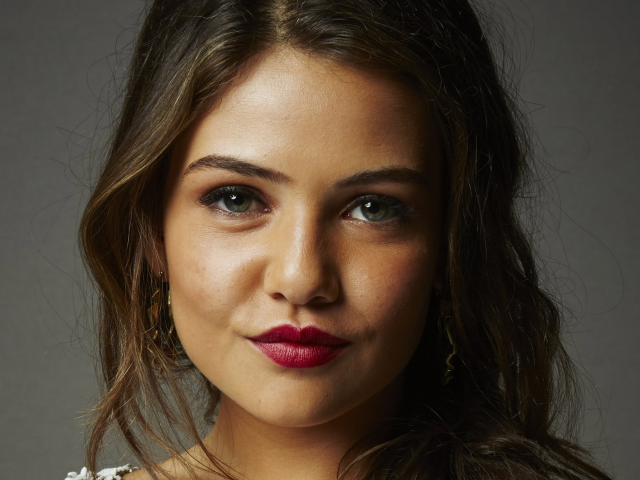
#> input picture notebook/data/face2.jpg, 1280 x 960 px, given as the content of the folder ./data/female, which was not available (shown at 1/2 size)
$ jupyter execute --allow-errors 'Face Recognition with Machine Learning.ipynb'   (shell and % lines are left out)   (text cells are left out)
#> lines starting #> are read from the running program, lines starting #| are printed output that depends on the picture; after the words box and inside, x2 and y2 are one past the last pixel; in counts of white or black regions, pixels touching at a corner belong together; pictures that were not available may be replaced by others from this repository, and a replacement may not be noted
[cell 1]
import numpy as np
import cv2
import matplotlib.pyplot as plt
import pickle
from glob import glob

[cell 2]
femalepath = glob('./data/female/*.jpg')
malepath = glob('./data/male/*.jpg')

[cell 3]
len(femalepath), len(malepath)

[cell 4]
# considering one image
path = femalepath[0]
img = cv2.imread(path)
#> img is the input picture: shape (960, 1280, 3); mean B, G, R 52.4, 66.7, 80.9

[cell 5]
plt.imshow(img)
plt.show()

[cell 6]
# converting image into grayscale
gray = cv2.cvtColor(img,cv2.COLOR_BGR2GRAY)
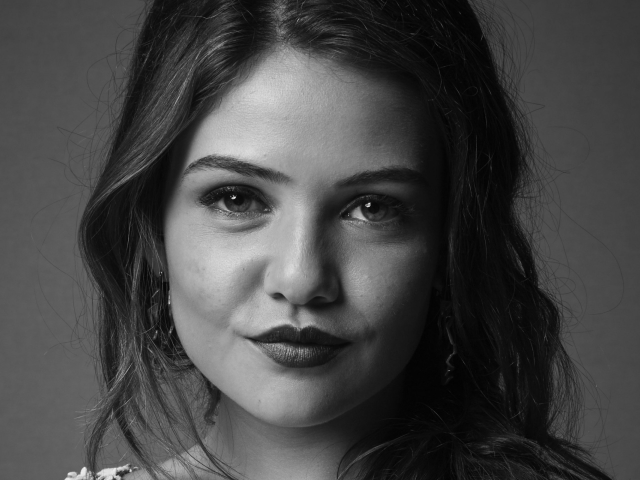
#> gray: shape (960, 1280) (shown at 1/2 size); min 0, max 245, mean 69.3
gray.shape
#> Out = (960, 1280)

[cell 7]
plt.imshow(gray,cmap='gray')

[cell 8]
# haar cascade classifier
haar = cv2.CascadeClassifier('./model/haarcascade_frontalface_default.xml')

[cell 9]
plt.imshow(gray,cmap='gray')

[cell 10]
faces = haar.detectMultiScale(gray,1.5,5)
#> faces = [[293, 179, 615, 615]]
print(faces)
#| [[293 179 615 615]]

[cell 11]
for x,y,w,h in faces:
    cv2.rectangle(img,(x,y),(x+w,y+h),(0,255,0),2)
#> this loop made 1 pass
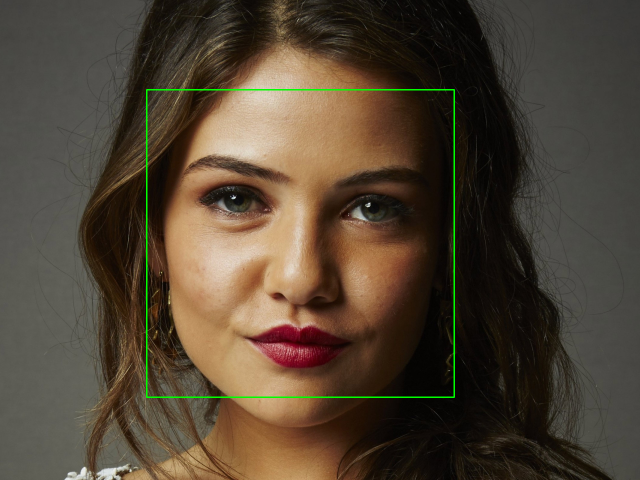
#> img: shape (960, 1280, 3) (shown at 1/2 size); 0.6% of pixels changed, all inside (x1, y1, x2, y2) = (292, 178, 910, 796)
plt.imshow(img)

[cell 12]
# crop the image
crop_img = img[y:y+h,x:x+h]
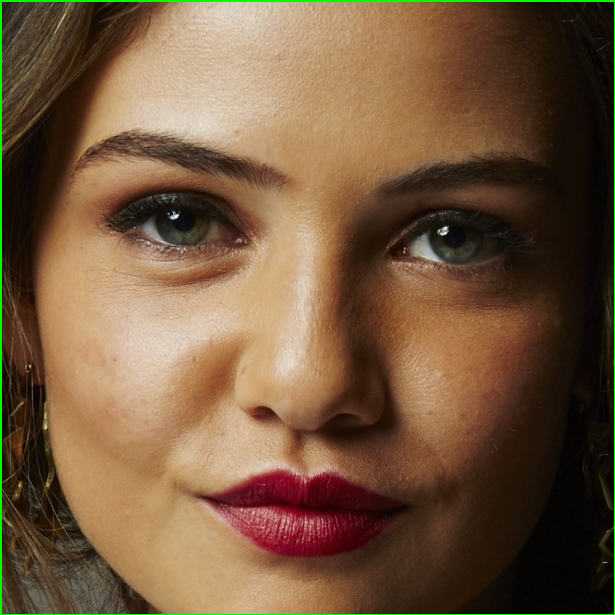
#> crop_img: shape (615, 615, 3); mean B, G, R 61.4, 88.1, 115.5

[cell 13]
plt.imshow(crop_img)

[cell 14]
# save the image
cv2.imwrite('f_01.png',crop_img)
#> Out = True

[cell 15]
# Apply to all the images
def extract_images(path,gender,i):
#> called with path = '_only/face2.jpg', gender = 'female', i = 1
    img = cv2.imread(path)
    gray = cv2.cvtColor(img,cv2.COLOR_BGR2GRAY)
    faces = haar.detectMultiScale(gray,1.5,5)
#> faces = [[293, 179, 615, 615]]
    for x,y,w,h in faces:
        roi = img[y:y+h,x:x+w]
        if gender == 'male':
            cv2.imwrite('./data/crop/male_crop/{}_{}.png'.format(gender,i),roi)
        else:
            cv2.imwrite('./data/crop/female_crop/{}_{}.png'.format(gender,i),roi)

[cell 16]
extract_images(femalepath[0],'female',1)

[cell 17]
for i,path in enumerate(femalepath):
    try:

        extract_images(path,'female',i)
#> the loop in extract_images (call 2), `for x,y,w,h in faces:` made 1 pass
        print('INFO: {}/{} processed sucessfully'.format(i,len(femalepath)))

    except:
        print('INFO: {}/{} cannot be processed'.format(i,len(femalepath)))

[cell 18]
for i,path in enumerate(malepath):
    try:

        extract_images(path,'male',i)
        print('INFO: {}/{} processed sucessfully'.format(i,len(malepath)))

    except:
        print('INFO: {}/{} cannot be processed'.format(i,len(malepath)))

[cell 19]
import pandas as pd
from PIL import Image
from glob import glob

[cell 20]
female = glob('./data/crop/female_crop/*.png')
male = glob('./data/crop/male_crop/*.png')

[cell 21]
path = female + male

[cell 22]
# getting size of image
def getSize(path):
    img = Image.open(path)
    return img.size[0]

[cell 23]
# Create DataFrame
df = pd.DataFrame(data=path,columns=['path'])
df.head()

[cell 24]
df['size'] = df['path'].apply(getSize)
df.head()

[cell 25]
df.tail()

[cell 26]
df.describe()

#> (a cell that did not finish here is left out)

[cell 28]
plt.hist(df['size'],bins=30)
plt.show()
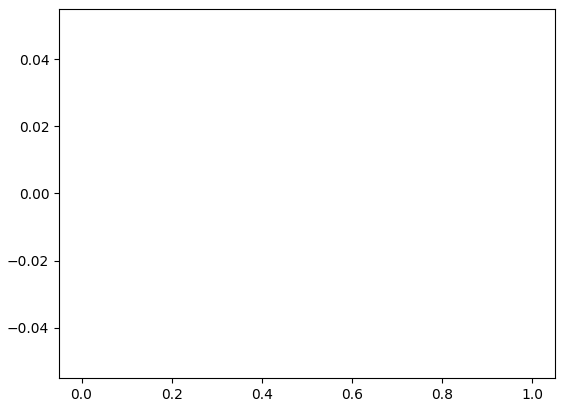
#> figure drawn by matplotlib, 1 panel
